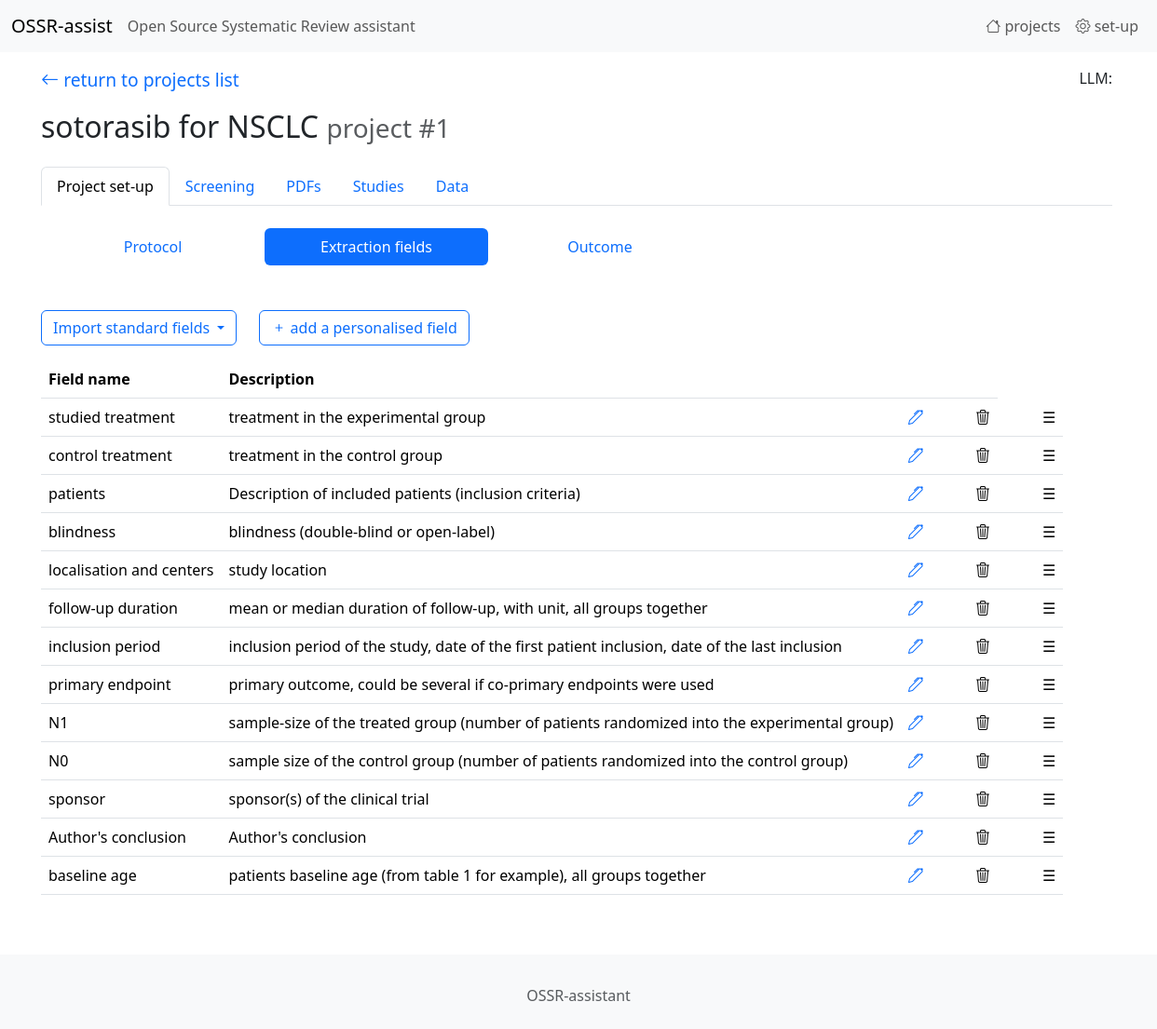
Screenshot of /project/update_fields/1 with the database file from the repository.
### tables this page shows
CREATE TABLE "projects"
(
    id                   integer
        constraint projects_pk
            primary key autoincrement,
    name                 TEXT,
    green_words          TEXT default "",
    red_words            TEXT default "",
    eligibility_criteria TEXT default "",
    type_of_study        INT  default 0
, prompt_selection_user TEXT default "", prompt_selection_system TEXT);

CREATE TABLE "study_fields"
(
    id          integer
        constraint study_fields_pk
            primary key autoincrement,
    name        TEXT,
    project     integer,
    description TEXT,
    category    integer default 0,
    sort_order  integer default 0
);

### app.py (the view)
@app.route('/project/update_fields/<int:project_id>')
def endpoint_project_extraction_fields_list(project_id):
    return project_fields_edit(project_id)

### projects.py (called while the page is built)
def project_fields_edit(project_id):
    project_name,_, eligibility_criteria_empty = get_project_name(project_id)
    outcomes_list_empty = is_outcomes_list_empty(project_id)
    sql = "SELECT * FROM study_fields where project=? ORDER BY sort_order"
    fields = sql_select_fetchall(sql, (project_id,))
    return render_template('project_setup_2.html', project_id=project_id, fields=fields,
                           project_name=project_name, eligibility_criteria_empty=eligibility_criteria_empty,
                           outcomes_list_empty=outcomes_list_empty)

### utils.py (called while the page is built)
def get_db_connection():
    conn = sqlite3.connect(DB_PATH)
    conn.row_factory = sqlite3.Row
    return conn

def sql_select_fetchone(sql, parameters):
    with get_db_connection() as con:
        cur = con.cursor()
        res = cur.execute(sql, parameters)
        r = res.fetchone()
        cur.close()
    return r

def sql_select_fetchall(sql, parameters):
    with get_db_connection() as con:
        cur = con.cursor()
        res = cur.execute(sql, parameters)
        rows = res.fetchall()
        columns = [column[0] for column in cur.description]
        result = [dict(zip(columns, row)) for row in rows]
        cur.close()
    return result

def get_project_name(project_id):
    sql = "SELECT name, type_of_study, eligibility_criteria FROM projects WHERE id=?"
    r = sql_select_fetchone(sql, (project_id,))
    project_name = r['name']
    study_type = r['type_of_study']
    eligibility_criteria_empty = (r['eligibility_criteria'] is None or r['eligibility_criteria'].strip() == "")
    return project_name, study_type, eligibility_criteria_empty

def is_outcomes_list_empty(project_id):
    sql = "SELECT COUNT(*) FROM outcomes WHERE project=?"
    parameters = (project_id,)
    return sql_select_fetchone(sql, parameters)['COUNT(*)'] == 0

### templates/project_setup_2.html (shortened to what this page needs)
{% extends 'base.html' %}
{%  block content %}
    {%  set page = 'setup' %}
    {% include '_navbar1.html' %}
    <div class="mb-5">
        <ul class="nav nav-pills">
            <li class="nav-item">
                <a class="nav-link " href="/project/edit/{{ project_id }}"
                   style="width: 15rem; text-align: center;">
                    Protocol
                </a>
            </li>
            <li class="nav-item">
                <a class="nav-link active" href="/project/update_fields/{{ project_id }}"
                   style="width: 15rem; text-align: center;">
                    Extraction fields
                </a>
            </li>
            <li class="nav-item">
                <a class="nav-link " href="/outcomes/setup/{{ project_id }}"
                   style="width: 15rem; text-align: center;">
                    Outcome
                 </a>
            </li>
        </ul>
    </div>
    <div class="row">
        <div class="col-auto">
            <div class="dropdown">
                <a class="btn btn-outline-primary dropdown-toggle" href="#" role="button" data-bs-toggle="dropdown"
                   aria-expanded="false">
                    Import standard fields
                </a>
            </div>
        </div>
        <div class="col-auto">
            <a class="btn btn-outline-primary" href="/extraction_field/add/{{ project_id }}">
                <i class="bi bi-plus"></i> add a personalised field
            </a>
        </div>
    </div>
<table class="table table-condensed table-hover mt-3" style="width: auto;">
<thead>
    <tr>
        <th>Field name</th>
        <th>Description</th>
        <th></th>
        <th></th>
    </tr>
</thead>
    <tbody hx-confirm="You are about to delete a study. Are you sure?" hx-target="closest tr" hx-swap="outerHTML swap:1s" id="sortable-table">
    {%  for f in fields %}
        <tr data-id="{{ f['id'] }}" >
        <td>{{ f["name"] }}</td>
        <td>{{ f["description"] }}</td>
        <td>
            <a href="/extraction_field/edit/{{ f["id"] }}/{{ project_id }}"><i class="bi bi-pen"></i></a>
        </td>
        <td style="padding-left: 3em">
            <a hx-delete="/extraction_field/delete/{{ f["id"] }}/{{ project_id }}"><i class="bi bi-trash3"></i></a>
        </td>
        <td class="drag-handle" style="padding-left: 3em">☰</td>
        </tr>
    {%  endfor %}
    </tbody>
</table>
{%  endblock %}

### templates/_navbar1.html (shortened to what this page needs)
<p class="mt-3 mb-3">
    <a href="{{ url_for('endpoint_home')}}" class="return_arrow">
    <i class="bi bi-arrow-left"></i> return to projects list
    </a>
    <span style="float: right;">
        LLM: {{ LLM_name }}
    </span>
</p>
<h2>
    {{ project_name }}
    <small class="text-body-secondary">project #{{ project_id }}</small>
</h2>
<ul class="nav nav-tabs mb-4 mt-4">
  <li class="nav-item">
    <a class="nav-link {% if page=='setup' %}active{% endif %}" href="/project/edit/{{ project_id }}">
        Project set-up
    </a>
  </li>
  <li class="nav-item">
    <a class="nav-link {% if page=='screening' %}active{% endif %}" href="/records/list/{{ project_id }}/1">Screening</a>
  </li>
  <li class="nav-item">
    <a class="nav-link {% if page=='pdf' %}active{% endif %}" href="/pdfs/list/{{ project_id }}">PDFs</a>
  </li>
  <li class="nav-item">
    <a class="nav-link {% if page=='studies' %}active{% endif %}" href="/studies/list/{{ project_id }}">Studies</a>
  </li>
  <li class="nav-item">
    <a class="nav-link {% if page=='data' %}active{% endif %}" href="/data/list1/{{ project_id }}">Data</a>
  </li>
</ul>

### static/ccs1.css (style rules this page uses)
a { text-decoration: none; }
.return_arrow { font-size: 1.2em; text-decoration: none; }

### templates/project_setup_2.html (style rules this page uses)
.drag-handle { cursor: move; padding: 5px; }
tbody tr { transition: all .3s ease; }

### rows the page displays
projects: name "sotorasib for NSCLC"
study_fields: name "studied treatment", description "treatment in the experimental group"
study_fields: name "control treatment", description "treatment in the control group"
study_fields: name "patients", description "Description of included patients (inclusion criteria)"
study_fields: name "blindness", description "blindness (double-blind or open-label)"
study_fields: name "localisation and centers", description "study location"
study_fields: name "follow-up duration", description "mean or median duration of follow-up, with unit, all groups together"
study_fields: name "inclusion period", description "inclusion period of the study, date of the first patient inclusion, date of the last inclusion"
study_fields: name "primary endpoint", description "primary outcome, could be several if co-primary endpoints were used"
study_fields: name "N1", description "sample-size of the treated group (number of patients randomized into the experimental group)"
study_fields: name "N0", description "sample size of the control group (number of patients randomized into the control group)"
study_fields: name "sponsor", description "sponsor(s) of the clinical trial"
study_fields: name "Author's conclusion", description "Author's conclusion"
study_fields: name "baseline age", description "patients baseline age (from table 1 for example), all groups together"

### other values shown
{{ project_id }} "1"
